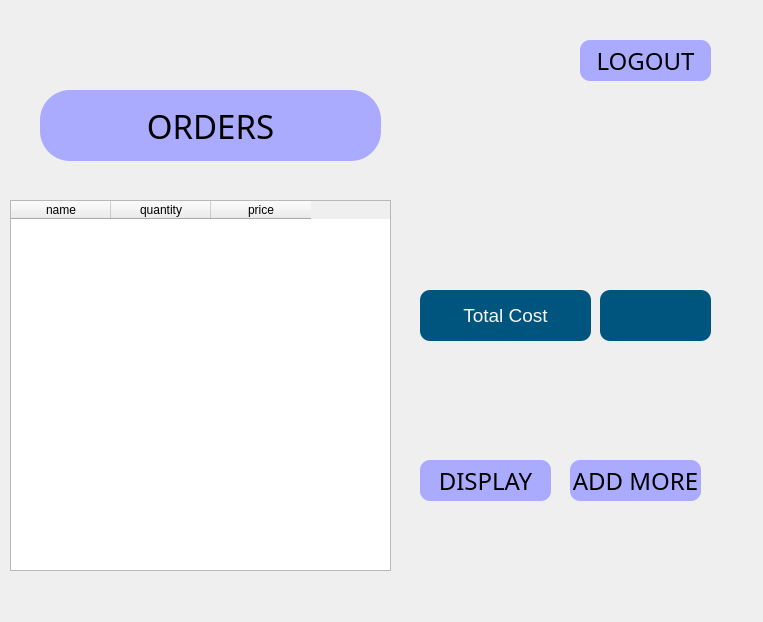
<?xml version="1.0" encoding="UTF-8"?>
<ui version="4.0">
 <class>sepet</class>
 <widget class="QWidget" name="sepet">
  <property name="geometry">
   <rect>
    <x>0</x>
    <y>0</y>
    <width>763</width>
    <height>622</height>
   </rect>
  </property>
  <property name="windowTitle">
   <string>Form</string>
  </property>
  <property name="styleSheet">
   <string notr="true">#sepet{
border-image: url(:/newPrefix/pizza.jpg);
}</string>
  </property>
  <widget class="QPushButton" name="pushButton_5">
   <property name="geometry">
    <rect>
     <x>580</x>
     <y>40</y>
     <width>131</width>
     <height>41</height>
    </rect>
   </property>
   <property name="font">
    <font>
     <family>8514oem</family>
     <pointsize>18</pointsize>
     <weight>50</weight>
     <italic>false</italic>
     <bold>false</bold>
    </font>
   </property>
   <property name="styleSheet">
    <string notr="true">.QPushButton
{
background: rgb(170,170, 255);

font: 18pt &quot;8514oem&quot;;
border-radius: 10px;
}

.QPushButton:hover
{
 	background-color: rgb(100, 150, 255);
}
</string>
   </property>
   <property name="text">
    <string>LOGOUT</string>
   </property>
   <property name="autoDefault">
    <bool>false</bool>
   </property>
  </widget>
  <widget class="QPushButton" name="pushButton_6">
   <property name="geometry">
    <rect>
     <x>420</x>
     <y>460</y>
     <width>131</width>
     <height>41</height>
    </rect>
   </property>
   <property name="font">
    <font>
     <family>8514oem</family>
     <pointsize>18</pointsize>
     <weight>50</weight>
     <italic>false</italic>
     <bold>false</bold>
    </font>
   </property>
   <property name="styleSheet">
    <string notr="true">.QPushButton
{
background: rgb(170,170, 255);

font: 18pt &quot;8514oem&quot;;
border-radius: 10px;
}

.QPushButton:hover
{
 	background-color: rgb(100, 150, 255);
}
</string>
   </property>
   <property name="text">
    <string>DISPLAY</string>
   </property>
   <property name="autoDefault">
    <bool>false</bool>
   </property>
  </widget>
  <widget class="QPushButton" name="pushButton">
   <property name="geometry">
    <rect>
     <x>40</x>
     <y>90</y>
     <width>341</width>
     <height>71</height>
    </rect>
   </property>
   <property name="font">
    <font>
     <family>Ink Free</family>
     <pointsize>25</pointsize>
     <weight>50</weight>
     <italic>false</italic>
     <bold>false</bold>
    </font>
   </property>
   <property name="styleSheet">
    <string notr="true">.QPushButton{
font: 25pt &quot;Ink Free&quot;;
border-radius: 30px;
background: rgb(170, 170, 255);
}


.QPushButton:hover
{
 
	background-color: rgb(100, 100, 255);
}
</string>
   </property>
   <property name="text">
    <string>ORDERS</string>
   </property>
   <property name="icon">
    <iconset resource="resim/Yeni Metin Belgesi.qrc">
     <normaloff>:/newPrefix/siparis.png</normaloff>:/newPrefix/siparis.png</iconset>
   </property>
   <property name="iconSize">
    <size>
     <width>35</width>
     <height>35</height>
    </size>
   </property>
  </widget>
  <widget class="QTableWidget" name="tableWidget">
   <property name="geometry">
    <rect>
     <x>10</x>
     <y>200</y>
     <width>381</width>
     <height>371</height>
    </rect>
   </property>
   <column>
    <property name="text">
     <string>name</string>
    </property>
   </column>
   <column>
    <property name="text">
     <string>quantity</string>
    </property>
   </column>
   <column>
    <property name="text">
     <string>price</string>
    </property>
   </column>
  </widget>
  <widget class="QPushButton" name="pushButton_18">
   <property name="geometry">
    <rect>
     <x>420</x>
     <y>290</y>
     <width>171</width>
     <height>51</height>
    </rect>
   </property>
   <property name="font">
    <font>
     <pointsize>14</pointsize>
    </font>
   </property>
   <property name="styleSheet">
    <string notr="true">.QPushButton{
color: rgb(246, 246, 246);
background-color: rgb(0, 85, 127);
border-radius: 10px;

}
.QPushButton:hover
{
 	background-color: rgb(0, 150, 127);
}
</string>
   </property>
   <property name="text">
    <string>Total Cost</string>
   </property>
   <property name="icon">
    <iconset>
     <normaloff>resim/money.png</normaloff>resim/money.png</iconset>
   </property>
   <property name="iconSize">
    <size>
     <width>50</width>
     <height>50</height>
    </size>
   </property>
  </widget>
  <widget class="QLabel" name="label_2">
   <property name="geometry">
    <rect>
     <x>600</x>
     <y>290</y>
     <width>111</width>
     <height>51</height>
    </rect>
   </property>
   <property name="font">
    <font>
     <pointsize>12</pointsize>
     <weight>75</weight>
     <bold>true</bold>
    </font>
   </property>
   <property name="styleSheet">
    <string notr="true">color: rgb(246, 246, 246);
background-color: rgb(0, 85, 127);
border-radius: 10px
</string>
   </property>
   <property name="text">
    <string/>
   </property>
  </widget>
  <widget class="QPushButton" name="pushButton_11">
   <property name="geometry">
    <rect>
     <x>570</x>
     <y>460</y>
     <width>131</width>
     <height>41</height>
    </rect>
   </property>
   <property name="font">
    <font>
     <family>8514oem</family>
     <pointsize>18</pointsize>
     <weight>50</weight>
     <italic>false</italic>
     <bold>false</bold>
    </font>
   </property>
   <property name="styleSheet">
    <string notr="true">.QPushButton
{
background: rgb(170,170, 255);

font: 18pt &quot;8514oem&quot;;
border-radius: 10px;
}

.QPushButton:hover
{
 	background-color: rgb(100, 150, 255);
}
</string>
   </property>
   <property name="text">
    <string>ADD MORE</string>
   </property>
   <property name="icon">
    <iconset resource="resim/Yeni Metin Belgesi.qrc">
     <normaloff>:/newPrefix/more.ico</normaloff>:/newPrefix/more.ico</iconset>
   </property>
   <property name="autoDefault">
    <bool>false</bool>
   </property>
  </widget>
 </widget>
 <resources>
  <include location="resim/Yeni Metin Belgesi.qrc"/>
 </resources>
 <connections/>
</ui>
